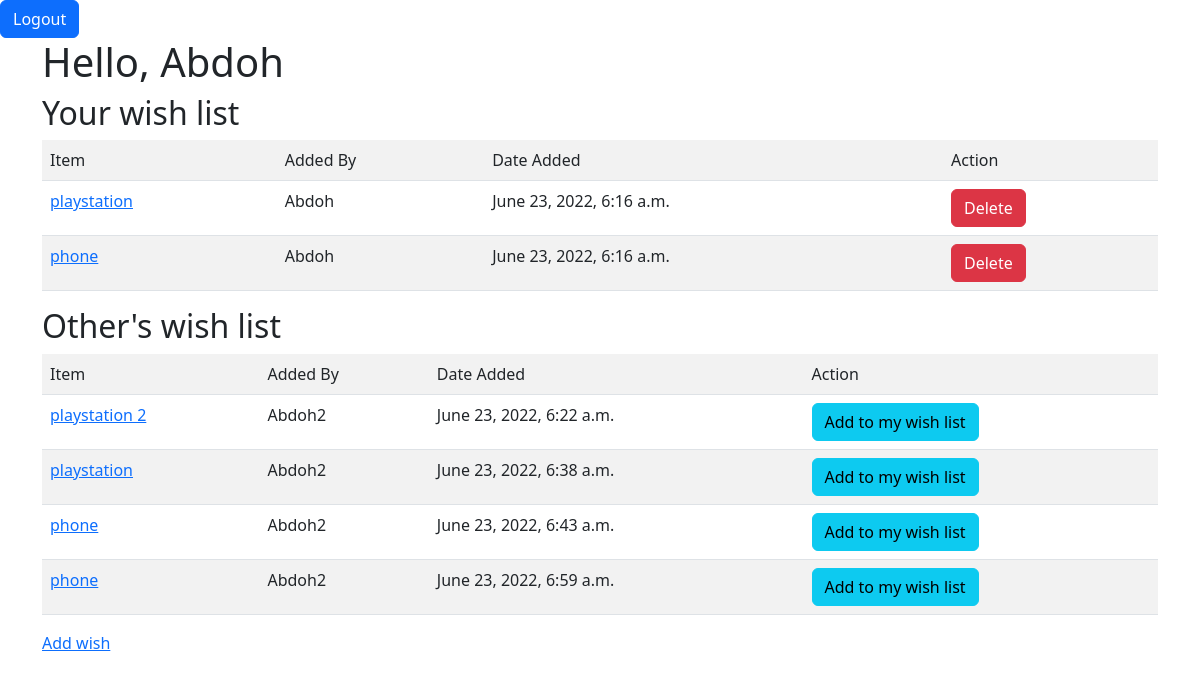
The app's page /dashboard (signed in) with its own data.
### wishApp/models.py (models this page shows)
class User(models.Model):
    name = models.CharField(max_length=255)
    username = models.CharField(max_length=255)
    password = models.CharField(max_length=255)
    dateHired = models.DateField()
    createdAt = models.DateTimeField(auto_now_add=True)
    updatedAt = models.DateTimeField(auto_now=True)
    objects = UserManager()

class WishList(models.Model):
    item = models.CharField(max_length=255)
    Addedby = models.ForeignKey(
        User, related_name="wish", on_delete=models.CASCADE)
    dateAdded = models.DateTimeField(auto_now_add=True)
    objects = UserManager()
    user_fav = models.ManyToManyField(User,related_name="fav_items")

### wishApp/views.py (the view)
# urls.py: path("dashboard", views.dashboard),
def dashboard(request):
    if "loggedInUserId" not in request.session:
        messages.error(request, "Plese login first")
        return redirect("/main")
    loggedInUser = User.objects.get(id=request.session["loggedInUserId"])
    wishList = WishList.objects.filter(Addedby=loggedInUser)
    allWishLists = WishList.objects.exclude(Addedby=loggedInUser)
    context = {
        "user": loggedInUser,
        "wishList": wishList,
        "otherWishList": allWishLists
    }
    return render(request, "dashboard.html", context)

### wishApp/templates/dashboard.html (shortened to what this page needs)
{% extends 'base.html' %}
{% block content %}
{% if "loggedInUserId" in request.session %}
<h1>Hello, {{user.name}}</h1>
<h2>Your wish list</h2>
{% if not wishList %}
<div class="alert alert-info">There are no wishes</div>
{% else %}
<table class="table table-striped">
    <tr>
        <td>Item</td>
        <td>Added By</td>
        <td>Date Added</td>
        <td>Action</td>
    </tr>
    {% for wish in wishList %}
    <tr>
        <td><a href="/wish_items/{{wish.id}}">{{ wish.item }}</a></td>
        <td>{{ wish.Addedby.name }}</td>
        <td>{{wish.dateAdded}}</td>
        <td>
            <form action="/wish/{{ wish.id }}/delete" method="post">
                <input type="submit" class="btn btn-danger" value="Delete">
            </form>
        </td>
    </tr>
    {% endfor %}
</table>
{% endif %}
<h2>Other's wish list</h2>
{% if not otherWishList %}
<div class="alert alert-info">There are no wishes</div>
{% else %}
<table class="table table-striped">
    <tr>
        <td>Item</td>
        <td>Added By</td>
        <td>Date Added</td>
        <td>Action</td>
    </tr>
    {% for wish in otherWishList %}
    <tr>
        <td><a href="/wish_items/{{wish.id}}">{{ wish.item }}</a></td>
        <td>{{ wish.Addedby.name }}</td>
        <td>{{wish.dateAdded}}</td>
        <td>
            <form action="/wish/{{ wish.id }}/add" method="post">
                <input type="submit" class="btn btn-info" value="Add to my wish list">
            </form>
        </td>
    </tr>
    {% endfor %}
</table>
{% endif %}
<a href="/wish_items/create">Add wish</a>
{% endif %}
{% endblock content %}

### records on screen
User: name "Abdoh"
WishList: item "playstation", Addedby.name "Abdoh", dateAdded "June 23, 2022, 6:16 a.m."
WishList: item "phone", Addedby.name "Abdoh", dateAdded "June 23, 2022, 6:16 a.m."
WishList: item "playstation 2", Addedby.name "Abdoh2", dateAdded "June 23, 2022, 6:22 a.m."
WishList: item "playstation", Addedby.name "Abdoh2", dateAdded "June 23, 2022, 6:38 a.m."
WishList: item "phone", Addedby.name "Abdoh2", dateAdded "June 23, 2022, 6:43 a.m."
WishList: item "phone", Addedby.name "Abdoh2", dateAdded "June 23, 2022, 6:59 a.m."
